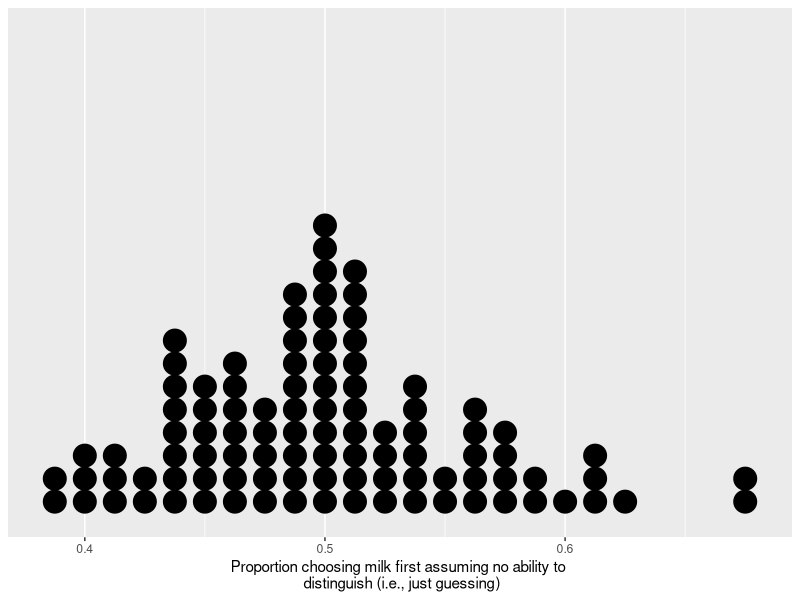

This chart was generated by the following R code:
## ---- chunk 1
library(tidyverse)
library(knitr)
opts_chunk$set(warning = FALSE, message = FALSE)
## ---- chunk 2
sample(c("Head","Tail"), size=10,replace=TRUE)
# will do the same thing as:
sample(c("Head","Tail"), size=10, prob=c(0.5, 0.5), replace=TRUE)
# Even though the exact counts of "Head" and "Tail" differ each time you
# run this code, if you simulate enough coin flips (by increasing
# the value of 'size', you'll get approximately the same proportion
# of "Head" and "Tail" outcomes)

# To modify the code to make Tails much more likely than Heads, 
# we could change the probs:
sample(c("Head","Tail"), size=10, prob=c(0.1, 0.9), replace=TRUE)
## ---- chunk 3

## ---- chunk 4

## ---- chunk 5

## ---- chunk 6

## ---- chunk 7

## ---- chunk 8
library(tidyverse)
set.seed(42) # need to set this so results won't change with every run/knit
repetitions <- 100
simulated_stats <- rep(NA, repetitions) 
n_observations <- 80
test_stat <- 47/n_observations # your test statistic
for (i in 1:repetitions)
{
  new_sim <- sample(c("Milk first", "Tea first"), size=n_observations, replace=TRUE)
  sim_p <- sum(new_sim == "Milk first") / n_observations
  simulated_stats[i] <- sim_p
}
sim <- tibble(p_correct = simulated_stats) # tibble() creates a data frame
## ---- chunk 9
ggplot(sim, aes(p_correct)) + 
  geom_dotplot() + 
  labs(x="Proportion choosing milk first assuming no ability to \n distinguish (i.e., just guessing)") +
  scale_y_continuous(NULL, breaks = NULL) # get rid of strange y-axis label
## ---- chunk 10

